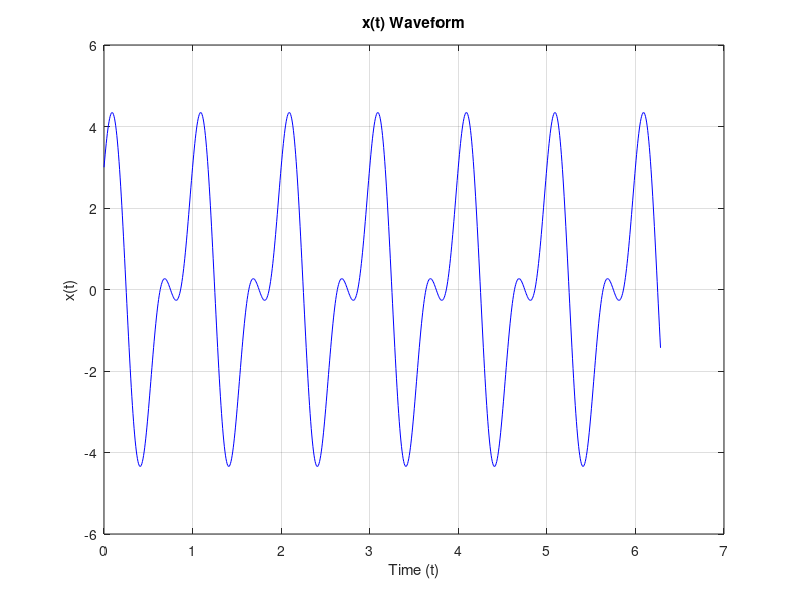

The MATLAB source for this figure:
%     201504059-Halenur Sarışen
% Define the signal: x(t) = 3cos(2πt) + 2sin(4πt)
t = linspace(0, 2*pi, 1000); % Generates 1000 time points between 0 and 2π
x_t = 3*cos(2*pi*t) + 2*sin(4*pi*t); 

% Create a figure to plot the signal
figure;


% Problem 1: Continuous-Time Signals and Systems
% 1-A: Sketch the waveform of x(t) over one period.
plot(t, x_t, 'Color', 'blue');
title('x(t) Waveform');
xlabel('Time (t)');
ylabel('x(t)');
grid on;
hold on;

% 1-B Determine the frequency components present in x(t)
% Compute the Fourier transform
X = fft(x_t);

% Obtain frequency components
N = length(X); % Length of the transform
frequencies = (0:N-1) / (2*pi); % Frequency vector

% Display the results
fprintf('Frequency components:\n');
fprintf('1.B- cos frequency: %f\n', 1*pi); % Frequency of the cos component
fprintf('1.B- sin frequency: %f\n', 2*pi); % Frequency of the sin component



% 1-C Compute the average power of x(t) over one period.
average_power = trapz(t, x_t.^2) / (2*pi); % Computes the average power of x(t) over one period
fprintf('The average power of x(t) signal over one period: %f\n', average_power); % Prints the average power of x(t) signal over one period



% Problem 2: Discrete-Time Signals and Systems

% Define the given discrete-time signal: x[n] = {1, -2, 3, -4, 5}
x = [1, -2, 3, -4, 5];

% 2. A--- Determine the length of the signal.
signal_length = length(x);
fprintf('2-A. The length of the signal is: %d\n', signal_length);

% 2. B---Find the value of x[3].
x_3 = x(3);
fprintf('2-B. The value of x[3] is: %d\n', x_3);

% 2. C - Compute the sum of all elements in the signal.
sum_of_elements = sum(x);
fprintf('2-C. The sum of all elements in the signal is: %d\n', sum_of_elements);

% 2. D--- Calculate the energy of the signal.
energy_of_signal = sum(x.^2);
fprintf('2-D. The energy of the signal is: %d\n', energy_of_signal);

